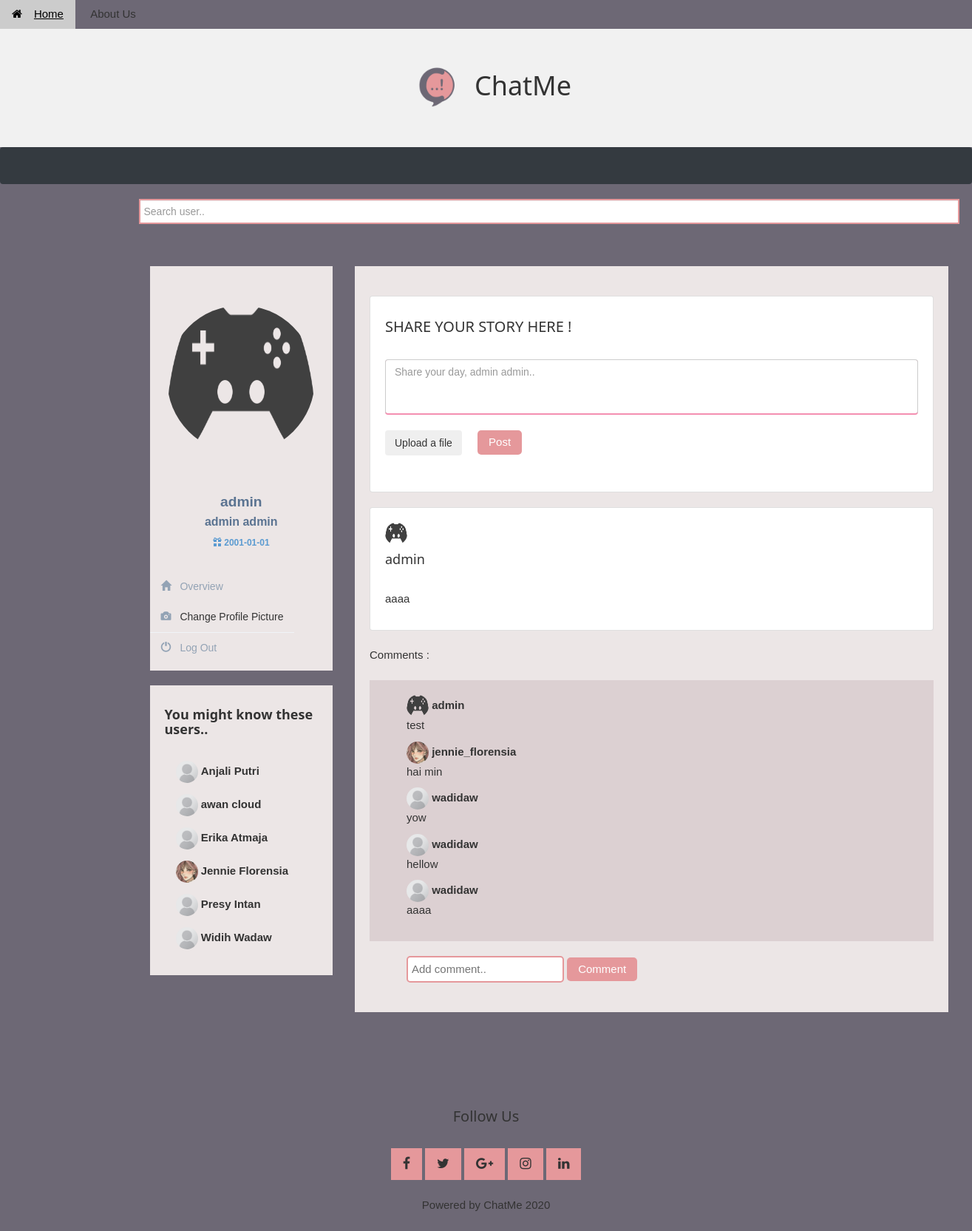
Page /view/home.php (signed in) on the committed database.
### tables this page shows
CREATE TABLE `account` (
  `first_name` varchar(50) NOT NULL,
  `last_name` varchar(50) NOT NULL,
  `email` varchar(50) NOT NULL,
  `username` varchar(100) NOT NULL,
  `password` varchar(100) NOT NULL,
  `birth_date` date NOT NULL,
  `gender` varchar(10) NOT NULL,
  `image` varchar(255) NOT NULL
);

CREATE TABLE `post` (
  `username` varchar(255) DEFAULT NULL,
  `post_id` int(11) NOT NULL,
  `body` text DEFAULT NULL,
  `picture` varchar(255) DEFAULT NULL,
  `created_at` timestamp NOT NULL DEFAULT current_timestamp() ON UPDATE current_timestamp(),
  `updated_at` timestamp NULL DEFAULT NULL
);

CREATE TABLE `comment` (
  `username` varchar(255) DEFAULT NULL,
  `post_id` int(11) DEFAULT NULL,
  `comment_id` int(11) NOT NULL,
  `body` text DEFAULT NULL,
  `created_at` timestamp NOT NULL DEFAULT current_timestamp() ON UPDATE current_timestamp()
);

### view/home.php (the view, shortened to what this page needs)
<?php
    include "../model/database.php";
?>
<!DOCTYPE html>
<html>
<head>
	<link href="https://maxcdn.bootstrapcdn.com/bootstrap/3.3.7/css/bootstrap.min.css" rel="stylesheet">
	<link href="https://cdnjs.cloudflare.com/ajax/libs/twitter-bootstrap/4.0.0-beta/css/bootstrap.css" rel="stylesheet">
	<link href="https://cdn.datatables.net/1.10.16/css/dataTables.bootstrap4.min.css" rel="stylesheet">
	<link rel="stylesheet" href="https://maxcdn.bootstrapcdn.com/bootstrap/3.4.1/css/bootstrap.min.css">
    <link rel="stylesheet" href="https://www.w3schools.com/lib/w3-theme-black.css">
    <link rel="stylesheet" href="https://cdnjs.cloudflare.com/ajax/libs/font-awesome/4.7.0/css/font-awesome.min.css">
    <link href="vendor/mdi-font/css/material-design-iconic-font.min.css" rel="stylesheet" media="all">
    <link href="vendor/font-awesome-4.7/css/font-awesome.min.css" rel="stylesheet" media="all">
    <link href="vendor/select2/select2.min.css" rel="stylesheet" media="all">
    <link href="vendor/datepicker/daterangepicker.css" rel="stylesheet" media="all">
    <link rel="stylesheet" href="W3.css">
    <link rel="stylesheet" href="Timeline.css">
</head>
<body class="body">
<div class="w3-top">
	<div class="w3-bar w3-theme-d2 w3-left-align">
		<a href="home.php" class="w3-bar-item w3-button --button"><i class="fa fa-home w3-margin-right "></i>Home</a>
		<a href="AboutUs.html" class="w3-bar-item w3-button w3-hide-small w3-hover-white">About Us</a>
	</div>
	<div class="header">
		<h1><img src="Foto/logo.png" alt="logo" style="width:100px;">ChatMe</h1>
	</div>
	<nav class="navbar navbar-expand-sm bg-dark navbar-dark"></nav>
		<a class="navbar-brand" href="#"></a>
</div>
    <div class="container" style="width: 1000px;">
        <div class="container">
             <div class="form-group">
                <div class="input-group">
                    <input type="text" name="search_text" id="search_text" placeholder="Search user.." class="form-control" />
                </div>
            </div>
            <br />
        </div>
        <div class="container">
    <div class="row profile">
		<div class="col-md-3">
			<div class="profile-sidebar">
				<div class="profile-userpic" class="img-responsive">
                    <?php
                        $username = $_SESSION['name'];
                        $result = $db->query("SELECT image FROM account WHERE username='$username'");
                        $pic = $result->fetch();
                        echo '<div  class="profile-header-container">';
                        echo '<div class="profile-header-img"></br>';
                        echo '<img src="../model/img/' . $pic[0] . '" style ="width:200px;height:200px;"></div>';
                        echo '</div>';
                    ?>
                    <form action="../controller/changeProfilePic.php">
                    </form>
                </div>
				<div class="profile-usertitle">
					<div class="profile-usertitle-name">
                        <?php
                        echo '<b style="font-size:1.2em;">' . $username. '</b><br>';
                        $result = $db->query("SELECT CONCAT_WS(' ', first_name, last_name) FROM account WHERE username='$username'");
                        $name = $result->fetch();
                        echo $name[0];
                        ?>
					</div>
					<div class="profile-usertitle-job">
                        <?php
                            $query = "SELECT birth_date from account WHERE username='".$username."'";
                            $result = $db->query($query)->fetch();
                            echo '<i class="glyphicon glyphicon-gift"></i>&nbsp' . $result[0];
                        ?>
					</div>
				</div>
				<div class="profile-usermenu">
					<ul class="nav">
                        <li class="active">
							<a href="#">
							<i class="glyphicon glyphicon-home"></i>
							Overview </a>
                        </li>
                        <li>
							<a onClick="showModal();">
							<i class="glyphicon glyphicon-camera" ></i>
                            Change Profile Picture </a>
						</li>
                        <li>
							<a href="../controller/logout.php">
							<i class="glyphicon glyphicon-off"></i>
                            Log Out </a>
						</li>
					</ul>
				</div>
            </div>
            <div class="cardd">
                <?php
                    $query = "SELECT * FROM account EXCEPT SELECT * FROM account WHERE username='".$username."';";
                    $result = $db->query($query);
                    echo '<div><h5><b>You might know these users..</b></h5><br>';
                    foreach($result as $r){
                        echo '<div class="container" style="margin-bottom:1em;"><img style="width:2em;height:2em;border-radius:2em;" src="../model/img/'.$r[7].'">&nbsp<b><a href="profile.php?username='.$r[3].'">'.$r[0].' '.$r[1].'</a></b><br></div>';
                    }
                    echo '</div>';
                ?>
            </div>
		</div>
		<div class="col-md-9">
            <div class="profile-content ">
                <div class="post">
                    <div class="card">
                    <h4>SHARE YOUR STORY HERE !</h4>
                    <br>
                        <div>
                            <form action="../controller/addpost.php" method="post" enctype="multipart/form-data" onSubmit="return validasiPost();">
                            <?php
                                    $username = $_SESSION['name'];
                                    $result = $db->query("SELECT CONCAT_WS(' ', first_name, last_name) FROM account WHERE username='$username'");
                                    $name = $result->fetch();
                                    echo '
                                    <div class="md-form mb-4 pink-textarea active-pink-textarea-2">
                                        <textarea id="form17" class="md-textarea form-control" name="posting" id="posting" rows="3" style="resize:none;" placeholder="Share your day, ' . $name[0] . '.."></textarea>
                                    </div>
                                    ';
                                    echo '
                                    <div class="row row-space">
                                        <div class="col-2">
                                            <div class="upload-btn-wrapper">
                                                <button class="btn btn--radius btn--submitcaptcha">Upload a file</button>
                                                <input type="file" name="gambar" id="gambar" accept="image/jpeg, image/jpg, image/png">
                                            </div>
                                        </div>
                                        <div class="col-2">
                                            <input type="submit" value="Post" style="color:white;">
                                        </div>
                                    </div>
                                    </div>';
                                ?>
                            <br>
                        </div>
                    </div>
                    <?php
                        $query = "SELECT * FROM post JOIN account ON post.username = account.username WHERE account.username = '".$username."'";
                        $result = $db->query($query);
                        echo '<div>';
                        foreach($result as $p){
                            echo '<div class="card">';
                            echo '<img style="width:2em;height:2em;border-radius:2em;" src="../model/img/'.$p[13].'"><b><h5><a href="profile.php?username='.$p[0].'">'.$p[0].'</a></h5></b>';
                            echo '<br>';
                            echo '<p>'.$p[2].'</p>';
                            echo '</div>';
                            $querycomment = "SELECT * from comment join account ON comment.username = account.username WHERE post_id = '".$p[1]."'";
                            $rescomment = $db->query($querycomment);
                            echo '<br>';
                            echo 'Comments : ';
                            echo '<br>';
                            echo '<br>';
                            echo '<div class="comments">';
                            foreach($rescomment as $rc){
                                echo '<div style="margin-left:2em;"><img style="width:2em;height:2em;border-radius:2em;" src="../model/img/'.$rc[12].'">';
                                echo '&nbsp<b><a href="profile.php?username='.$rc[0].'">'.$rc[0].'</a></b><br><p>'.$rc[3].'</p></div>';
                            }
                            echo'</div>';
                            echo '<div class="cp">
                            <div style="margin-left:2em;">
                            <form action="../controller/addcomment.php" method ="post">
                                <input type="text" name="comment" placeholder="Add comment.." />
                                <button value="'.$p[1].'" name="postId" class="-button">Comment</button>
                            </form>
                            </div>
                            </div>';
                        }
                        echo '</div>';
                    ?>
                  </div>
            </div>
		</div>
	</div>
</div>
    <br><br><br>
    <footer class="w3-container w3-padding-32 w3-theme-d1 w3-center">
        <h4>Follow Us</h4>
        <br>
        <a class="w3-button w3-large --button" href="javascript:void(0)" title="Facebook"><i class="fa fa-facebook"></i></a>
        <a class="w3-button w3-large --button" href="javascript:void(0)" title="Twitter"><i class="fa fa-twitter"></i></a>
        <a class="w3-button w3-large --button" href="javascript:void(0)" title="Google +"><i class="fa fa-google-plus"></i></a>
        <a class="w3-button w3-large --button" href="javascript:void(0)" title="Google +"><i class="fa fa-instagram"></i></a>
        <a class="w3-button w3-large w3-hide-small --button" href="javascript:void(0)" title="Linkedin"><i class="fa fa-linkedin"></i></a>
        <br><br>
        <p>Powered by ChatMe 2020</p>
    </footer>
</body>
</html>

### view/W3.css (style rules this page uses)
html { box-sizing:border-box }
*,*:before,*:after { box-sizing:inherit }
html { -ms-text-size-adjust:100%;-webkit-text-size-adjust:100% }
body { margin:0 }
article,aside,details,figcaption,figure,footer,header,main,menu,nav,section { display:block }
a { background-color:transparent }
b,strong { font-weight:bolder }
img { border-style:none }
button,input,select,textarea,optgroup { font:inherit;margin:0 }
button,input { overflow:visible }
button,select { text-transform:none }
button,[type=button],[type=reset],[type=submit] { -webkit-appearance:button }
textarea { overflow:auto }
html,body { font-family:Verdana,sans-serif;font-size:15px;line-height:1.5 }
html { overflow-x:hidden }
h1 { font-size:36px }
h4 { font-size:20px }
h5 { font-size:18px }
h1,h2,h3,h4,h5,h6 { font-family:"Segoe UI",Arial,sans-serif;font-weight:400;margin:10px 0 }
img { vertical-align:middle }
a { color:inherit }
.w3-btn,.w3-button { border:none;display:inline-block;padding:8px 16px;vertical-align:middle;overflow:hidden;text-decoration:none;color:inherit;background-color:inherit;text-align:center;cursor:pointer;white-space:nowrap }
.w3-btn,.w3-button { -webkit-touch-callout:none;-webkit-user-select:none;-khtml-user-select:none;-moz-user-select:none;-ms-user-select:none;user-select:none }
.w3-large { font-size:18px!important }
.w3-left-align { text-align:left!important }
.w3-center { text-align:center!important }
.w3-margin-right { margin-right:16px!important }
.w3-padding-32 { padding-top:32px!important;padding-bottom:32px!important }

### view/Timeline.css (style rules this page uses)
.body { background: #6d6875; }
.profile { margin: 20px 0; }
.profile-sidebar { padding: 20px 0 10px 0; background: rgb(236, 230, 230); }
.profile-userpic img { float: none; margin: 0 auto; width: 90%; height: 25%; -webkit-border-radius: 50% !important; -moz-border-radius: 50% !important; border-radius: 50% !important; }
.profile-usertitle { text-align: center; margin-top: 20px; }
.profile-usertitle-name { color: #5a7391; font-size: 16px; font-weight: 600; margin-bottom: 7px; }
.profile-usertitle-job { text-transform: uppercase; color: #5b9bd1; font-size: 12px; font-weight: 600; margin-bottom: 15px; }
.profile-usermenu { margin-top: 30px; text-align: center; }
.profile-usermenu ul li { border-bottom: 1px solid #f0f4f7; }
.profile-usermenu ul li:last-child { border-bottom: none; }
.profile-usermenu ul li a { color: #93a3b5; font-size: 14px; font-weight: 400; }
.profile-usermenu ul li a i { color: #93a3b5; margin-right: 8px; font-size: 14px; }
.profile-usermenu ul li.active { color: #93a3b5; border-bottom: none; }
.profile-usermenu ul li.active a { color: #93a3b5; }
.profile-content { padding: 20px; background: rgb(236, 230, 230); min-height: 460px; }
.cardd { background-color: rgb(236, 230, 230); padding: 20px; margin-top: 20px; }
.card { background-color: rgb(255, 255, 255); padding: 20px; margin-top: 20px; }
body { margin: 0; }
.header { background-color: #f1f1f1; padding: 20px; text-align: center; }
.profile-header-container { margin: 0 auto; text-align: center; }
.profile-header-img { padding: 10px; }
.upload-btn-wrapper { position: relative; overflow: hidden; display: inline-block; }
input[type=text] { padding:5px; border:2px solid#e5989b; -webkit-border-radius: 5px; border-radius: 5px; }
input[type=submit] { padding:5px 15px; background:#e5989b; border:0 none; cursor:pointer; -webkit-border-radius: 5px; border-radius: 5px; justify-content: right; }
input, select, textarea { color: #000000; }
.--button { background:#e5989b; border: none; outline: none; }
.-button { background:#e5989b; color: #ffffff; padding:5px 15px; border:0 none; cursor:pointer; -webkit-border-radius: 5px; border-radius: 5px; }
.active-pink-textarea-2 textarea.md-textarea { border-bottom: 1px solid #f48fb1; box-shadow: 0 1px 0 0 #f48fb1; }
.comments { background: rgb(220, 208, 210); padding: 20px; }
.cp { padding: 20px; }
.col-2 { width: -webkit-calc((100% - 60px) / 2); width: -moz-calc((100% - 60px) / 2); width: calc((100% - 60px) / 2); }

### rows in the picture
account: image (picture), birth_date "2001-01-01"
post: account.image (picture), username "admin", body "aaaa", $p[1] 32 (drawn)
comment: account.image (picture), username "admin", body "test"
comment: account.image (picture), username "jennie_florensia", body "hai min"
comment: account.image (placeholder picture), username "wadidaw", body "yow"
comment: account.image (placeholder picture), username "wadidaw", body "hellow"
comment: account.image (placeholder picture), username "wadidaw", body "aaaa"

### other values in the picture
$username "admin"
$name[0] "admin admin"
$r[0] "Anjali"
$r[1] "Putri"
$r[0] "awan"
$r[1] "cloud"
$r[0] "Erika"
$r[1] "Atmaja"
$r[0] "Jennie"
$r[1] "Florensia"
$r[0] "Presy"
$r[1] "Intan"
$r[0] "Widih"
$r[1] "Wadaw"
